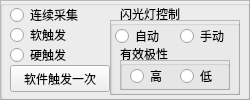
   <widget class="QFrame" name="frame_trigger">
    <property name="geometry">
     <rect>
      <x>830</x>
      <y>90</y>
      <width>250</width>
      <height>100</height>
     </rect>
    </property>
    <property name="frameShape">
     <enum>QFrame::StyledPanel</enum>
    </property>
    <property name="frameShadow">
     <enum>QFrame::Raised</enum>
    </property>
    <widget class="QGroupBox" name="groupBox_9">
     <property name="geometry">
      <rect>
       <x>0</x>
       <y>0</y>
       <width>250</width>
       <height>100</height>
      </rect>
     </property>
     <property name="title">
      <string/>
     </property>
     <widget class="QRadioButton" name="radioButton_collect">
      <property name="geometry">
       <rect>
        <x>10</x>
        <y>5</y>
        <width>100</width>
        <height>20</height>
       </rect>
      </property>
      <property name="text">
       <string>连续采集</string>
      </property>
     </widget>
     <widget class="QRadioButton" name="radioButton_software_trigger">
      <property name="geometry">
       <rect>
        <x>10</x>
        <y>25</y>
        <width>100</width>
        <height>20</height>
       </rect>
      </property>
      <property name="text">
       <string>软触发</string>
      </property>
     </widget>
     <widget class="QRadioButton" name="radioButton_trigger_hardware">
      <property name="enabled">
       <bool>true</bool>
      </property>
      <property name="geometry">
       <rect>
        <x>10</x>
        <y>45</y>
        <width>80</width>
        <height>20</height>
       </rect>
      </property>
      <property name="text">
       <string>硬触发</string>
      </property>
     </widget>
     <widget class="QPushButton" name="software_trigger_once_button">
      <property name="geometry">
       <rect>
        <x>10</x>
        <y>65</y>
        <width>100</width>
        <height>27</height>
       </rect>
      </property>
      <property name="text">
       <string>软件触发一次</string>
      </property>
     </widget>
     <widget class="QLabel" name="label_27">
      <property name="geometry">
       <rect>
        <x>120</x>
        <y>5</y>
        <width>90</width>
        <height>17</height>
       </rect>
      </property>
      <property name="text">
       <string>闪光灯控制</string>
      </property>
     </widget>
     <widget class="QFrame" name="flashlight">
      <property name="geometry">
       <rect>
        <x>110</x>
        <y>20</y>
        <width>130</width>
        <height>75</height>
       </rect>
      </property>
      <property name="frameShape">
       <enum>QFrame::StyledPanel</enum>
      </property>
      <property name="frameShadow">
       <enum>QFrame::Raised</enum>
      </property>
      <widget class="QGroupBox" name="groupBox_7">
       <property name="geometry">
        <rect>
         <x>0</x>
         <y>0</y>
         <width>130</width>
         <height>75</height>
        </rect>
       </property>
       <property name="title">
        <string/>
       </property>
       <widget class="QFrame" name="flashlight_polarity">
        <property name="geometry">
         <rect>
          <x>10</x>
          <y>40</y>
          <width>110</width>
          <height>30</height>
         </rect>
        </property>
        <property name="frameShape">
         <enum>QFrame::StyledPanel</enum>
        </property>
        <property name="frameShadow">
         <enum>QFrame::Raised</enum>
        </property>
       </widget>
       <widget class="QGroupBox" name="groupBox_8">
        <property name="geometry">
         <rect>
          <x>10</x>
          <y>40</y>
          <width>110</width>
          <height>30</height>
         </rect>
        </property>
        <property name="title">
         <string/>
        </property>
        <widget class="QRadioButton" name="flashlight_h">
         <property name="geometry">
          <rect>
           <x>10</x>
           <y>5</y>
           <width>40</width>
           <height>22</height>
          </rect>
         </property>
         <property name="text">
          <string>高</string>
         </property>
        </widget>
        <widget class="QRadioButton" name="flashlight_l">
         <property name="geometry">
          <rect>
           <x>60</x>
           <y>5</y>
           <width>50</width>
           <height>22</height>
          </rect>
         </property>
         <property name="text">
          <string>低</string>
         </property>
        </widget>
       </widget>
       <widget class="QLabel" name="label_26">
        <property name="geometry">
         <rect>
          <x>10</x>
          <y>25</y>
          <width>62</width>
          <height>17</height>
         </rect>
        </property>
        <property name="text">
         <string>有效极性</string>
        </property>
       </widget>
       <widget class="QRadioButton" name="flashlight_auto">
        <property name="geometry">
         <rect>
          <x>5</x>
          <y>5</y>
          <width>55</width>
          <height>22</height>
         </rect>
        </property>
        <property name="text">
         <string>自动</string>
        </property>
       </widget>
       <widget class="QRadioButton" name="flashlight_manual">
        <property name="geometry">
         <rect>
          <x>70</x>
          <y>5</y>
          <width>55</width>
          <height>22</height>
         </rect>
        </property>
        <property name="text">
         <string>手动</string>
        </property>
       </widget>
      </widget>
     </widget>
    </widget>
   </widget>
